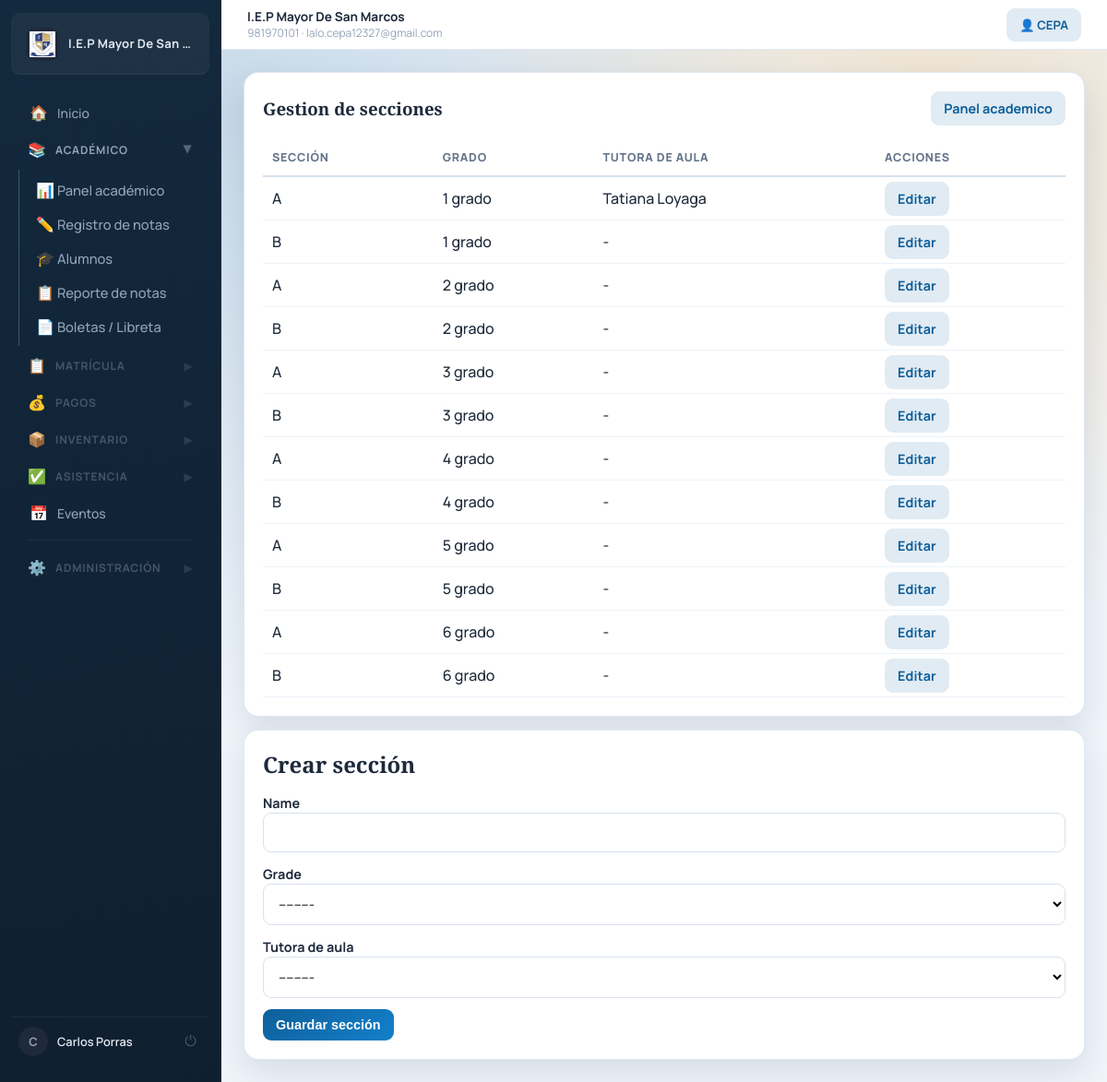
Page /grades/sections/ (signed in) on the earlier database version.
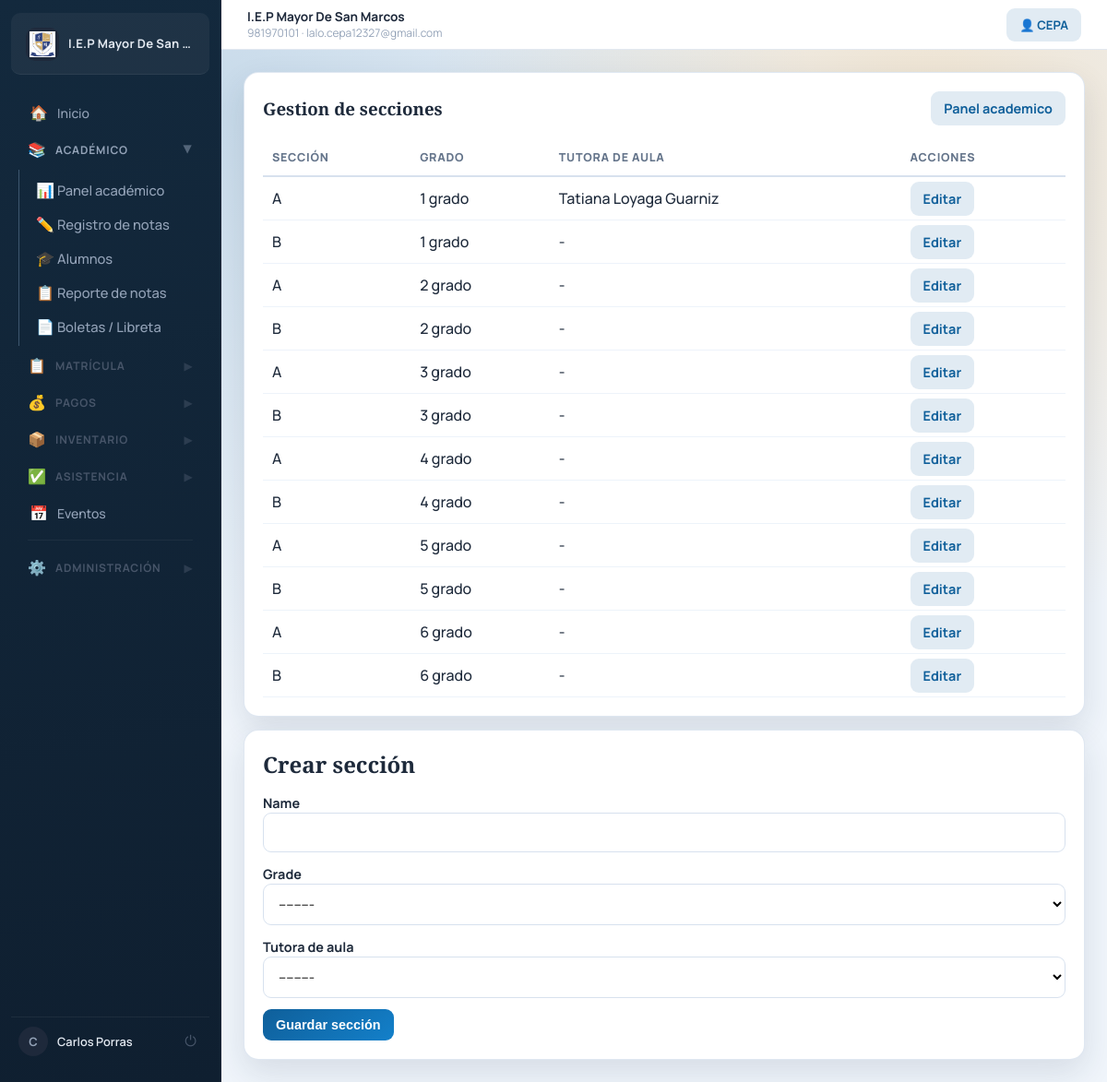
Same page on the later database version.
### academic/models.py (models this page shows, shortened)
class Section(models.Model):
    name = models.CharField(max_length=10)
    grade = models.ForeignKey(Grade, on_delete=models.CASCADE)
    tutor_teacher = models.ForeignKey(
        'accounts.User',
        on_delete=models.SET_NULL,
        blank=True,
        null=True,
        related_name='tutor_sections',
        limit_choices_to={'role': 'teacher'},
        verbose_name='Tutora de aula',
    )
    class Meta:
        ordering = ('grade__name', 'name')
        unique_together = ('grade', 'name')

class Grade(models.Model):
    name = models.CharField(max_length=50)
    class Meta:
        ordering = ('name',)
    def __str__(self):
        return self.name

### accounts/models.py (models this page shows, shortened)
class User(AbstractUser):
    ROLE_CHOICES = (
        ('admin', 'Administrador'),
        ('director', 'Director'),
        ('teacher', 'Docente'),
        ('secretary', 'Secretaria'),
        ('parent', 'Padre'),
    )
    role = models.CharField(max_length=20, choices=ROLE_CHOICES)
    phone = models.CharField(max_length=15, blank=True, null=True)
    profile_picture = models.ImageField(upload_to='profile_pics/', blank=True, null=True, verbose_name='Foto de Perfil')
    teaching_grade = models.ForeignKey(
        'academic.Grade',
        on_delete=models.SET_NULL,
        blank=True,
        null=True,
        related_name='teachers',
    )
    teaching_section = models.ForeignKey(
        'academic.Section',
        on_delete=models.SET_NULL,
        blank=True,
        null=True,
        related_name='teachers_by_section',
    )
    is_polyteacher = models.BooleanField(default=False, verbose_name='Es polidocente')
    poly_course = models.ForeignKey(
        'academic.Course',
        on_delete=models.SET_NULL,
        blank=True,
        null=True,
        related_name='poly_teachers_assigned',
        verbose_name='Curso de polidocencia',
    )
    teaching_courses = models.ManyToManyField(
        'academic.Course',
        blank=True,
        related_name='poly_teachers',
        verbose_name='Cursos que ensena (polidocente) - MULTIPLES',
    )
    teaching_grades = models.ManyToManyField(
        'academic.Grade',
        blank=True,
        related_name='poly_teachers_grades',
        verbose_name='Grados que ensena (polidocente)',
    )
    teaching_sections = models.ManyToManyField(
        'academic.Section',
        blank=True,
        related_name='poly_teachers_sections',
        verbose_name='Secciones que ensena (polidocente)',
    )
    def __str__(self):
        return self.username

### academic/views.py (the view)
# urls.py: path('sections/', section_management, name='section_management'),
@role_required('admin', 'director')
def section_management(request):
    edit_section = None
    previous_tutor_id = None
    edit_id = request.GET.get('edit_section')
    if edit_id:
        edit_section = get_object_or_404(Section, id=edit_id)
        previous_tutor_id = edit_section.tutor_teacher_id
    if request.method == 'POST':
        form = SectionForm(request.POST, instance=edit_section)
        if form.is_valid():
            section = form.save()
            tutor = section.tutor_teacher
            if tutor:
                user_updates = {}
                if tutor.teaching_grade_id != section.grade_id:
                    user_updates['teaching_grade_id'] = section.grade_id
                if tutor.teaching_section_id != section.id:
                    user_updates['teaching_section_id'] = section.id
                if user_updates:
                    User.objects.filter(pk=tutor.pk).update(**user_updates)
            if previous_tutor_id and previous_tutor_id != section.tutor_teacher_id:
                User.objects.filter(
                    pk=previous_tutor_id,
                    teaching_section_id=section.id,
                ).update(teaching_section=None)
            if edit_section:
                messages.success(request, f"Sección '{section.name}' actualizada.")
            else:
                messages.success(request, f"Sección '{section.name}' creada para '{section.grade.name}'.")
            return redirect('section_management')
    else:
        form = SectionForm(instance=edit_section)
    sections = Section.objects.select_related('grade', 'tutor_teacher').order_by('grade__name', 'name')
    return render(request, 'academic/section_management.html', {
        'form': form,
        'sections': sections,
        'edit_section': edit_section,
    })

### academic/forms.py
class SectionForm(forms.ModelForm):
    class Meta:
        model = Section
        fields = ['name', 'grade', 'tutor_teacher']
    def __init__(self, *args, **kwargs):
        super().__init__(*args, **kwargs)
        self.fields['tutor_teacher'].queryset = User.objects.filter(role='teacher').order_by('first_name', 'last_name')

### schools/context_processors.py (called while the page is built)
def school_context(request):
    system_school = School.objects.order_by('id').first()
    return {
        'system_school': system_school,
    }

### academic/templates/academic/section_management.html (shortened to what this page needs)
{% extends 'base.html' %}
{% block content %}
<section class="card">
    <div class="section-head">
        <h1>Gestion de secciones</h1>
        <a href="{% url 'academic_dashboard' %}" class="btn btn-subtle">Panel academico</a>
    </div>
    <div class="table-wrap">
        <table>
            <thead>
                <tr>
                    <th>Sección</th>
                    <th>Grado</th>
                    <th>Tutora de aula</th>
                    <th>Acciones</th>
                </tr>
            </thead>
            <tbody>
                {% for section in sections %}
                    <tr {% if edit_section.id == section.id %}style="background-color: #fffde7;"{% endif %}>
                        <td>{{ section.name }}</td>
                        <td>{{ section.grade.name }}</td>
                        <td>
                            {% if section.tutor_teacher %}
                                {{ section.tutor_teacher.get_full_name|default:section.tutor_teacher.username }}
                            {% else %}
                                -
                            {% endif %}
                        </td>
                        <td>
                            <a href="?edit_section={{ section.id }}#section-form-section" class="btn btn-subtle btn-sm">Editar</a>
                        </td>
                    </tr>
                {% empty %}
                    <tr><td colspan="4">No hay secciones registradas.</td></tr>
                {% endfor %}
            </tbody>
        </table>
    </div>
</section>
<section class="card" style="margin-top: 14px;" id="section-form-section">
    <div class="section-head">
        <h2>{% if edit_section %}Editar sección: {{ edit_section.name }}{% else %}Crear sección{% endif %}</h2>
    </div>
    <form method="post" class="form-grid">
        {% for field in form %}
            <div>
                <label for="{{ field.id_for_label }}">{{ field.label }}</label>
                {{ field }}
            </div>
        {% endfor %}
        <div class="action-row">
            <button type="submit" class="btn btn-primary">{% if edit_section %}Actualizar sección{% else %}Guardar sección{% endif %}</button>
        </div>
    </form>
</section>
{% endblock %}

Differences in the rows shown:
changed Section: tutor_teacher.get_full_name "Tatiana Loyaga" → "Tatiana Loyaga Guarniz"
